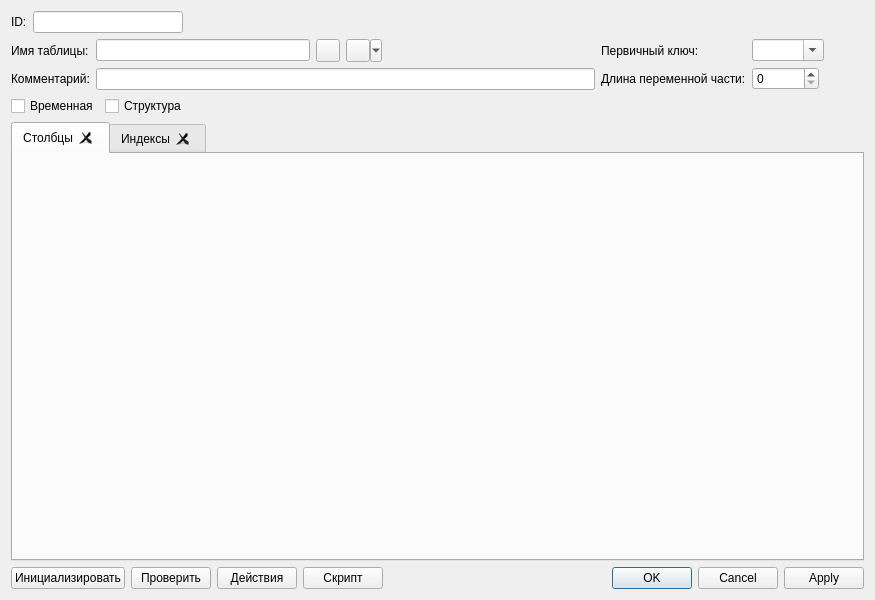
<?xml version="1.0" encoding="UTF-8"?>
<ui version="4.0">
 <class>FmtWorkWindow</class>
 <widget class="QDialog" name="FmtWorkWindow">
  <property name="geometry">
   <rect>
    <x>0</x>
    <y>0</y>
    <width>875</width>
    <height>600</height>
   </rect>
  </property>
  <property name="minimumSize">
   <size>
    <width>875</width>
    <height>600</height>
   </size>
  </property>
  <property name="windowTitle">
   <string>Dialog</string>
  </property>
  <layout class="QVBoxLayout" name="verticalLayout_6">
   <item>
    <layout class="QVBoxLayout" name="verticalLayout_5">
     <item>
      <layout class="QHBoxLayout" name="horizontalLayout_7">
       <item>
        <widget class="QLabel" name="label">
         <property name="text">
          <string>ID:</string>
         </property>
        </widget>
       </item>
       <item>
        <widget class="QLineEdit" name="idEdit">
         <property name="maximumSize">
          <size>
           <width>150</width>
           <height>16777215</height>
          </size>
         </property>
         <property name="readOnly">
          <bool>true</bool>
         </property>
        </widget>
       </item>
       <item>
        <spacer name="horizontalSpacer_3">
         <property name="orientation">
          <enum>Qt::Orientation::Horizontal</enum>
         </property>
         <property name="sizeHint" stdset="0">
          <size>
           <width>40</width>
           <height>20</height>
          </size>
         </property>
        </spacer>
       </item>
      </layout>
     </item>
     <item>
      <layout class="QHBoxLayout" name="horizontalLayout_9" stretch="1,0">
       <item>
        <layout class="QHBoxLayout" name="horizontalLayout_4">
         <item>
          <layout class="QVBoxLayout" name="verticalLayout">
           <item>
            <widget class="QLabel" name="label_2">
             <property name="text">
              <string>Имя таблицы:</string>
             </property>
            </widget>
           </item>
           <item>
            <widget class="QLabel" name="label_3">
             <property name="text">
              <string>Комментарий:</string>
             </property>
            </widget>
           </item>
          </layout>
         </item>
         <item>
          <layout class="QVBoxLayout" name="verticalLayout_2">
           <item>
            <layout class="QHBoxLayout" name="horizontalLayout_3">
             <item>
              <widget class="QLineEdit" name="nameEdit">
               <property name="maxLength">
                <number>30</number>
               </property>
              </widget>
             </item>
             <item>
              <widget class="QToolButton" name="compareBtn">
               <property name="toolTip">
                <string>Сравнить структуры</string>
               </property>
               <property name="text">
                <string/>
               </property>
               <property name="icon">
                <iconset resource="../res/fmt.qrc">
                 <normaloff>:/img/SychronizeListHS.png</normaloff>:/img/SychronizeListHS.png</iconset>
               </property>
              </widget>
             </item>
             <item>
              <widget class="QToolButton" name="copyTool">
               <property name="text">
                <string/>
               </property>
               <property name="icon">
                <iconset resource="../res/fmt.qrc">
                 <normaloff>:/img/CopyHS.png</normaloff>:/img/CopyHS.png</iconset>
               </property>
               <property name="popupMode">
                <enum>QToolButton::ToolButtonPopupMode::MenuButtonPopup</enum>
               </property>
              </widget>
             </item>
             <item>
              <spacer name="horizontalSpacer_6">
               <property name="orientation">
                <enum>Qt::Orientation::Horizontal</enum>
               </property>
               <property name="sizeHint" stdset="0">
                <size>
                 <width>40</width>
                 <height>20</height>
                </size>
               </property>
              </spacer>
             </item>
            </layout>
           </item>
           <item>
            <widget class="QLineEdit" name="commentEdit">
             <property name="maxLength">
              <number>40</number>
             </property>
            </widget>
           </item>
          </layout>
         </item>
        </layout>
       </item>
       <item>
        <layout class="QHBoxLayout" name="horizontalLayout_6">
         <item>
          <layout class="QVBoxLayout" name="verticalLayout_3">
           <item>
            <widget class="QLabel" name="label_4">
             <property name="text">
              <string>Первичный ключ:</string>
             </property>
            </widget>
           </item>
           <item>
            <widget class="QLabel" name="label_5">
             <property name="text">
              <string>Длина переменной части:</string>
             </property>
            </widget>
           </item>
          </layout>
         </item>
         <item>
          <layout class="QVBoxLayout" name="verticalLayout_4">
           <item>
            <layout class="QHBoxLayout" name="horizontalLayout_5">
             <item>
              <widget class="QComboBox" name="keyComboBox">
               <property name="editable">
                <bool>true</bool>
               </property>
              </widget>
             </item>
             <item>
              <spacer name="horizontalSpacer">
               <property name="orientation">
                <enum>Qt::Orientation::Horizontal</enum>
               </property>
               <property name="sizeHint" stdset="0">
                <size>
                 <width>40</width>
                 <height>20</height>
                </size>
               </property>
              </spacer>
             </item>
            </layout>
           </item>
           <item>
            <layout class="QHBoxLayout" name="horizontalLayout">
             <item>
              <widget class="QSpinBox" name="blobLen">
               <property name="maximum">
                <number>2147483647</number>
               </property>
              </widget>
             </item>
             <item>
              <spacer name="horizontalSpacer_2">
               <property name="orientation">
                <enum>Qt::Orientation::Horizontal</enum>
               </property>
               <property name="sizeHint" stdset="0">
                <size>
                 <width>40</width>
                 <height>20</height>
                </size>
               </property>
              </spacer>
             </item>
            </layout>
           </item>
          </layout>
         </item>
        </layout>
       </item>
      </layout>
     </item>
     <item>
      <layout class="QHBoxLayout" name="horizontalLayout_2">
       <item>
        <widget class="QCheckBox" name="isTemp">
         <property name="text">
          <string>Временная</string>
         </property>
        </widget>
       </item>
       <item>
        <widget class="QCheckBox" name="isRec">
         <property name="text">
          <string>Структура</string>
         </property>
        </widget>
       </item>
       <item>
        <spacer name="horizontalSpacer_4">
         <property name="orientation">
          <enum>Qt::Orientation::Horizontal</enum>
         </property>
         <property name="sizeHint" stdset="0">
          <size>
           <width>40</width>
           <height>20</height>
          </size>
         </property>
        </spacer>
       </item>
      </layout>
     </item>
    </layout>
   </item>
   <item>
    <widget class="QTabWidget" name="tabWidget">
     <property name="currentIndex">
      <number>0</number>
     </property>
     <property name="tabsClosable">
      <bool>true</bool>
     </property>
     <widget class="QWidget" name="tab">
      <attribute name="title">
       <string>Столбцы</string>
      </attribute>
      <layout class="QVBoxLayout" name="verticalLayout_7"/>
     </widget>
     <widget class="QWidget" name="tab_2">
      <attribute name="title">
       <string>Индексы</string>
      </attribute>
      <layout class="QVBoxLayout" name="verticalLayout_8"/>
     </widget>
    </widget>
   </item>
   <item>
    <layout class="QHBoxLayout" name="horizontalLayout_8">
     <item>
      <widget class="QPushButton" name="pushButton">
       <property name="text">
        <string>Инициализировать</string>
       </property>
       <property name="autoDefault">
        <bool>false</bool>
       </property>
      </widget>
     </item>
     <item>
      <widget class="QPushButton" name="checkButton">
       <property name="text">
        <string>Проверить</string>
       </property>
       <property name="autoDefault">
        <bool>false</bool>
       </property>
      </widget>
     </item>
     <item>
      <widget class="QPushButton" name="pushActions">
       <property name="text">
        <string>Действия</string>
       </property>
       <property name="autoDefault">
        <bool>false</bool>
       </property>
      </widget>
     </item>
     <item>
      <widget class="QPushButton" name="scriptButton">
       <property name="text">
        <string>Скрипт</string>
       </property>
       <property name="icon">
        <iconset resource="../res/fmt.qrc">
         <normaloff>:/img/script.png</normaloff>:/img/script.png</iconset>
       </property>
       <property name="autoDefault">
        <bool>false</bool>
       </property>
      </widget>
     </item>
     <item>
      <spacer name="horizontalSpacer_5">
       <property name="orientation">
        <enum>Qt::Orientation::Horizontal</enum>
       </property>
       <property name="sizeHint" stdset="0">
        <size>
         <width>40</width>
         <height>20</height>
        </size>
       </property>
      </spacer>
     </item>
     <item>
      <widget class="QDialogButtonBox" name="buttonBox">
       <property name="orientation">
        <enum>Qt::Orientation::Horizontal</enum>
       </property>
       <property name="standardButtons">
        <set>QDialogButtonBox::StandardButton::Apply|QDialogButtonBox::StandardButton::Cancel|QDialogButtonBox::StandardButton::Ok</set>
       </property>
      </widget>
     </item>
    </layout>
   </item>
  </layout>
 </widget>
 <resources>
  <include location="../res/fmt.qrc"/>
 </resources>
 <connections>
  <connection>
   <sender>buttonBox</sender>
   <signal>rejected()</signal>
   <receiver>FmtWorkWindow</receiver>
   <slot>reject()</slot>
   <hints>
    <hint type="sourcelabel">
     <x>316</x>
     <y>260</y>
    </hint>
    <hint type="destinationlabel">
     <x>286</x>
     <y>274</y>
    </hint>
   </hints>
  </connection>
 </connections>
</ui>
